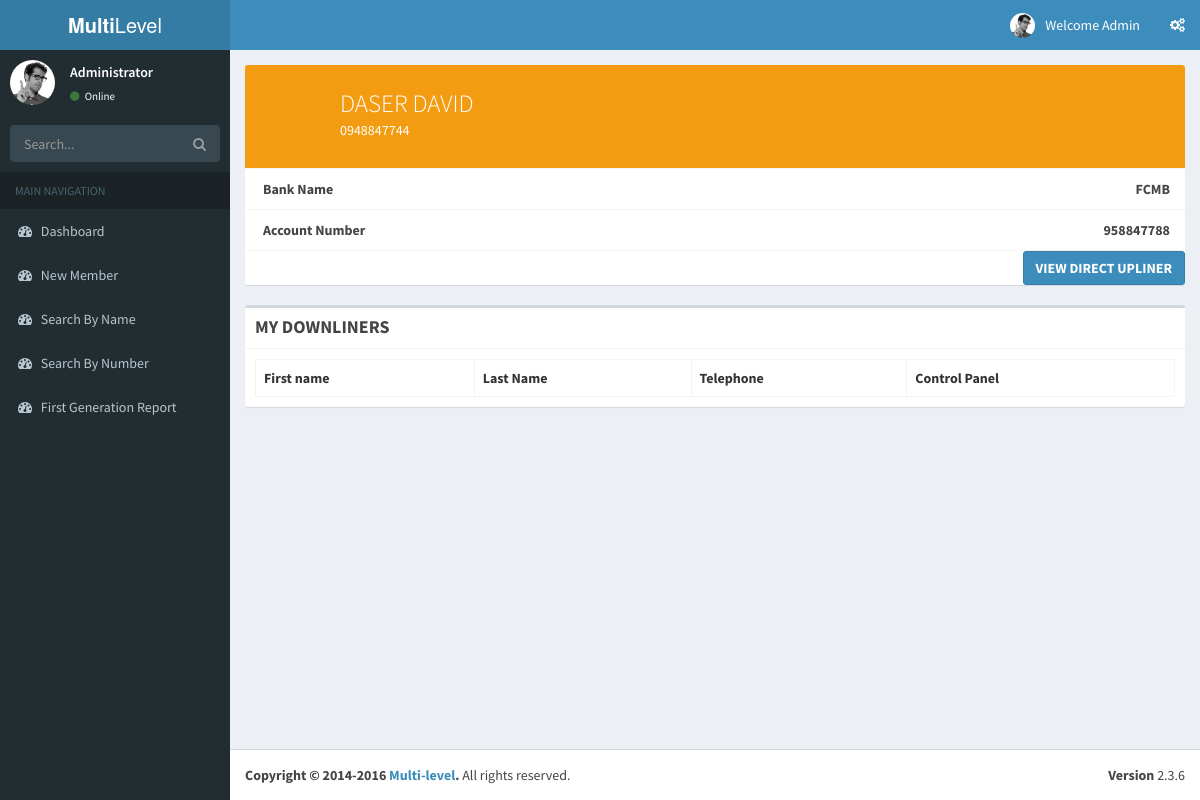
Screenshot of /cdownliners.php?pid=1 (signed in) with the database file from the repository.
### tables this page shows
CREATE TABLE IF NOT EXISTS `networking` (
`id` int(11) NOT NULL,
  `firstgen` varchar(20) NOT NULL,
  `secgen` varchar(20) NOT NULL,
  `thirdgen` varchar(20) NOT NULL,
  `fourthgen` varchar(20) NOT NULL,
  `firstname` varchar(250) NOT NULL,
  `lastname` varchar(250) NOT NULL,
  `bank` varchar(250) NOT NULL,
  `bankno` varchar(250) NOT NULL,
  `telephone` varchar(200) NOT NULL,
  `flipflag` int(11) NOT NULL DEFAULT '0',
  `level` int(11) NOT NULL DEFAULT '0'
);

### cdownliners.php (the view, shortened to what this page needs)
<?php
$pid = $_GET['pid'];
?>
<?php
include("head.php");
?>
<div class="wrapper">
 <?php
include("nav.php");
include("sidebar.php");
?>
  <div class="content-wrapper">
    <section class="content">
<?php
$sqlpid = mysql_query("SELECT * FROM networking WHERE id ='$pid'") or die(mysql_error());
$rx = mysql_fetch_array($sqlpid);
?>
<div class="row">
        <div class="col-md-12">
          <div class="box box-widget widget-user-2">
            <div class="widget-user-header bg-yellow">
              <h3 class="widget-user-username"><?php echo $rx['firstname'].' '.$rx['lastname']; ?></h3>
              <h5 class="widget-user-desc"><?php echo $rx['telephone'] ?></h5>
            </div>
            <div class="box-footer no-padding">
              <ul class="nav nav-stacked">
                <li><a href="#"><b>Bank Name</b><span class="pull-right"><b><?php echo $rx['bank']; ?></b></span></a></li>
                <li><a href="#"><b>Account Number</b><span class="pull-right"><b><?php echo $rx['bankno']; ?></b></span></a></li>
                <li><span class="pull-right"><a href="cupliners.php?pid=<?php echo $rx['firstgen'] ;?>&cid=<?php echo $pid; ?>" class="btn btn-primary"><b>VIEW DIRECT UPLINER</b></a></span></li>
              </ul>
            </div>
          </div>
        </div>
</div>
      <div class="row">
 <div class="col-md-12">
          <div class="box">
            <div class="box-header with-border">
              <h3 class="box-title"><b>MY DOWNLINERS</b></h3>
            </div>
            <div class="box-body">
              <table class="table table-bordered">
			<tr>
				<th>First name</th>
				<th>Last Name</th>
				<th>Telephone</th>
				<th>Control Panel</th>
			</tr>
              </table>
            </div>
          </div>
</div>
    </section>
  </div>
  <?php
include("footer.php");
?>

### rows the page displays
networking: firstname "DASER", lastname "DAVID", telephone "0948847744", bank "FCMB", bankno "958847788"
